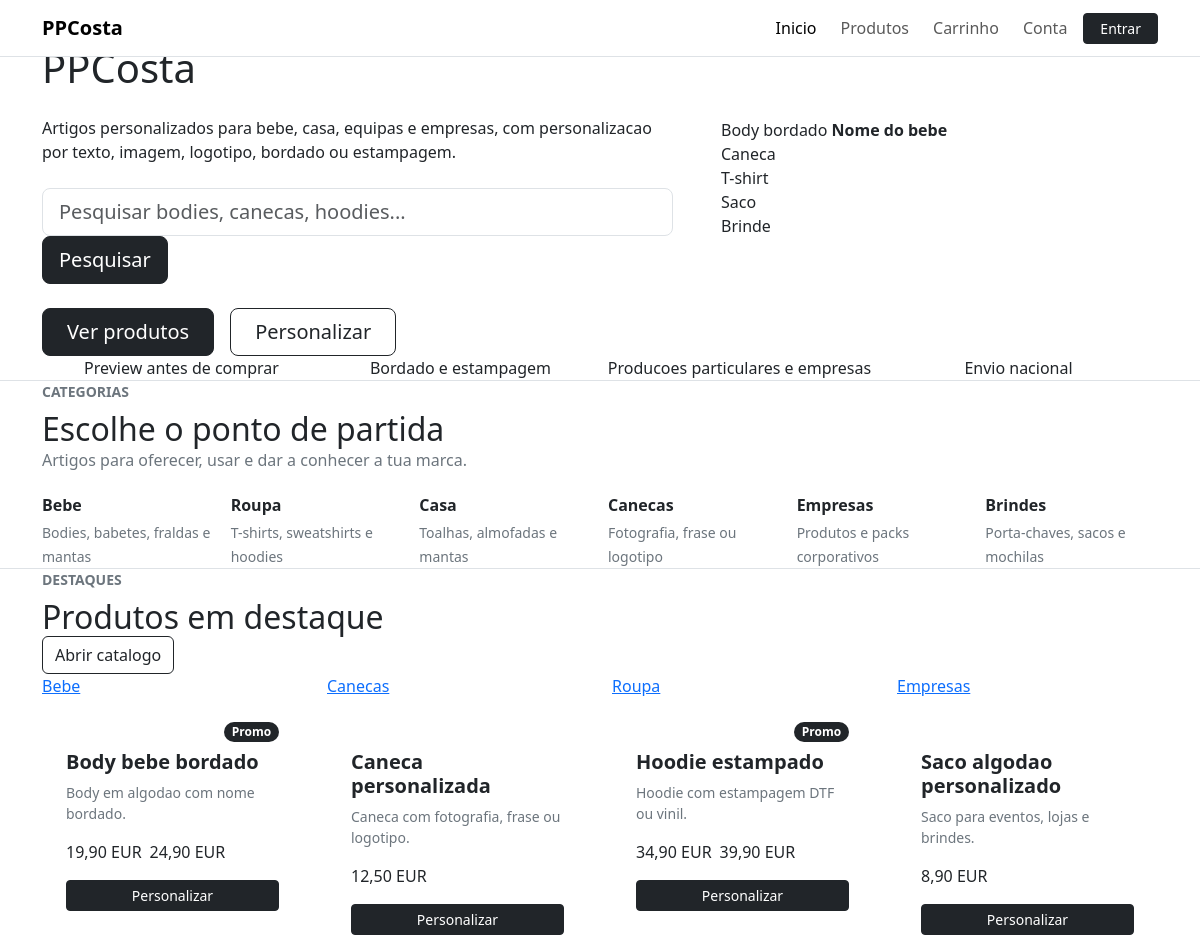
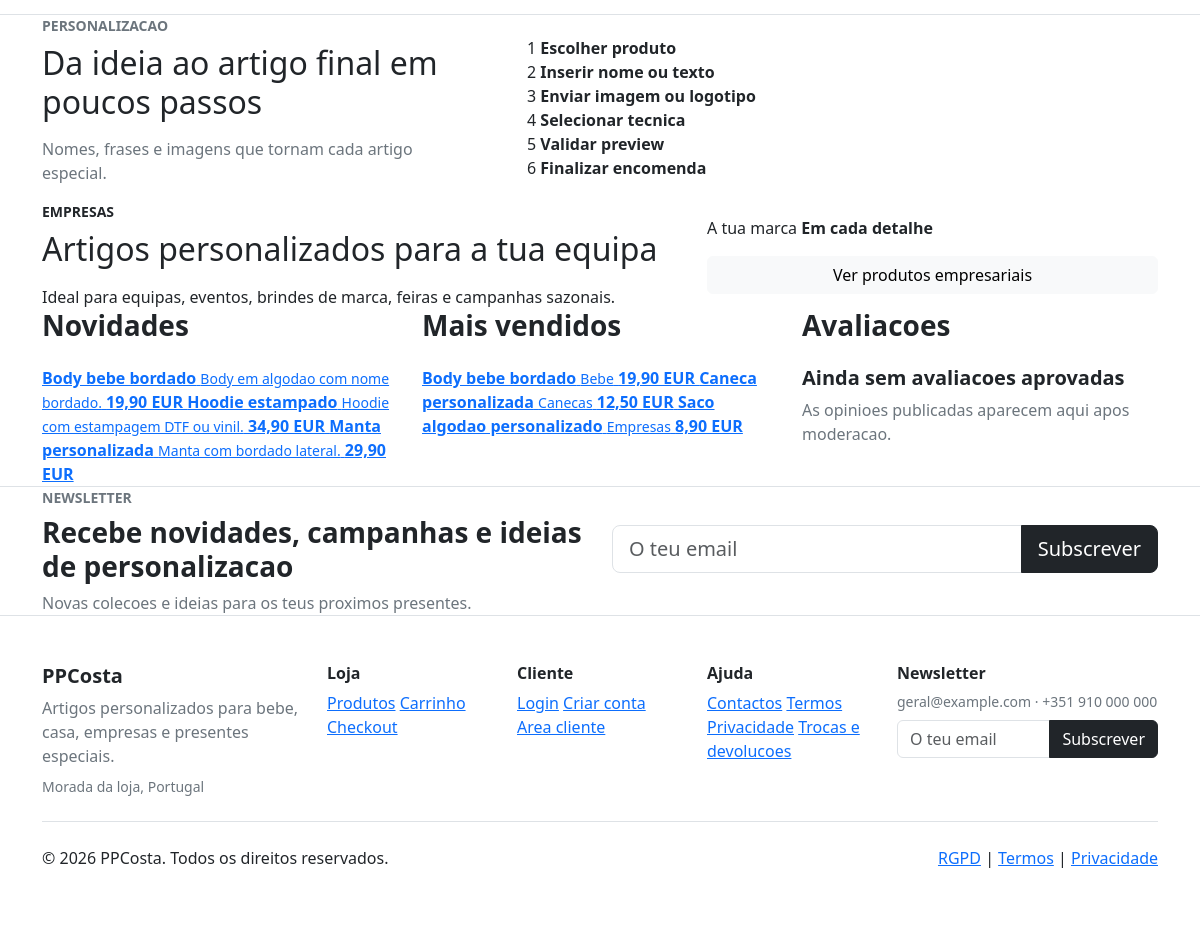
The page / on the database its author committed (2 pictures, top to bottom).
### tables this page shows
CREATE TABLE categories (
    id BIGINT UNSIGNED AUTO_INCREMENT PRIMARY KEY,
    parent_id BIGINT UNSIGNED NULL,
    name VARCHAR(160) NOT NULL,
    slug VARCHAR(180) NOT NULL,
    description TEXT NULL,
    image_path VARCHAR(255) NULL,
    sort_order INT NOT NULL DEFAULT 0,
    is_active TINYINT(1) NOT NULL DEFAULT 1,
    meta_title VARCHAR(190) NULL,
    meta_description VARCHAR(255) NULL,
    created_at TIMESTAMP NOT NULL DEFAULT CURRENT_TIMESTAMP,
    updated_at TIMESTAMP NOT NULL DEFAULT CURRENT_TIMESTAMP ON UPDATE CURRENT_TIMESTAMP,
    UNIQUE KEY uq_categories_slug (slug),
    KEY idx_categories_parent (parent_id),
    KEY idx_categories_active_sort (is_active, sort_order),
    CONSTRAINT fk_categories_parent FOREIGN KEY (parent_id) REFERENCES categories(id) ON DELETE SET NULL
);

CREATE TABLE products (
    id BIGINT UNSIGNED AUTO_INCREMENT PRIMARY KEY,
    brand_id BIGINT UNSIGNED NULL,
    supplier_id BIGINT UNSIGNED NULL,
    tax_rate_id BIGINT UNSIGNED NOT NULL,
    name VARCHAR(190) NOT NULL,
    slug VARCHAR(210) NOT NULL,
    short_description TEXT NULL,
    long_description MEDIUMTEXT NULL,
    sku VARCHAR(100) NOT NULL,
    ean VARCHAR(40) NULL,
    price DECIMAL(12,2) NOT NULL,
    sale_price DECIMAL(12,2) NULL,
    cost_price DECIMAL(12,2) NULL,
    stock INT NOT NULL DEFAULT 0,
    stock_minimum INT NOT NULL DEFAULT 0,
    weight_grams INT NULL,
    width_mm INT NULL,
    height_mm INT NULL,
    depth_mm INT NULL,
    video_url VARCHAR(255) NULL,
    is_active TINYINT(1) NOT NULL DEFAULT 1,
    is_new TINYINT(1) NOT NULL DEFAULT 0,
    is_featured TINYINT(1) NOT NULL DEFAULT 0,
    is_on_sale TINYINT(1) NOT NULL DEFAULT 0,
    is_best_seller TINYINT(1) NOT NULL DEFAULT 0,
    is_personalizable TINYINT(1) NOT NULL DEFAULT 0,
    meta_title VARCHAR(190) NULL,
    meta_description VARCHAR(255) NULL,
    canonical_url VARCHAR(255) NULL,
    created_at TIMESTAMP NOT NULL DEFAULT CURRENT_TIMESTAMP,
    updated_at TIMESTAMP NOT NULL DEFAULT CURRENT_TIMESTAMP ON UPDATE CURRENT_TIMESTAMP,
    UNIQUE KEY uq_products_slug (slug),
    UNIQUE KEY uq_products_sku (sku),
    KEY idx_products_flags (is_active, is_featured, is_new, is_on_sale, is_best_seller),
    KEY idx_products_brand (brand_id),
    KEY idx_products_supplier (supplier_id),
    FULLTEXT KEY ft_products_search (name, short_description, long_description, sku),
    CONSTRAINT fk_products_brand FOREIGN KEY (brand_id) REFERENCES brands(id) ON DELETE SET NULL,
    CONSTRAINT fk_products_supplier FOREIGN KEY (supplier_id) REFERENCES suppliers(id) ON DELETE SET NULL,
    CONSTRAINT fk_products_tax_rate FOREIGN KEY (tax_rate_id) REFERENCES tax_rates(id),
    CHECK (price >= 0),
    CHECK (sale_price IS NULL OR sale_price >= 0),
    CHECK (stock >= 0)
);

### index.php (the view, shortened to what the rows shown need)
<?php
require_once __DIR__ . '/includes/header.php';
$categories = array_slice(catalog_categories(), 0, 6);
$homeProducts = catalog_products(['sort' => 'recent']);
$featuredProducts = home_take_products($homeProducts, static fn (array $product): bool => !empty($product['is_featured']) || !empty($product['is_best_seller']) || !empty($product['is_on_sale']), 4);
$newProducts = home_take_products($homeProducts, static fn (array $product): bool => !empty($product['is_new']), 3);
$bestSellers = home_take_products(catalog_products(['sort' => 'best_seller']), static fn (array $product): bool => !empty($product['is_best_seller']), 3);
function home_take_products(array $products, callable $filter, int $limit): array
{
    $filtered = array_values(array_filter($products, $filter));
    return array_slice($filtered, 0, $limit);
}
?>
<section class="hero hero-home">
    <div class="container">
        <div class="row align-items-center g-5">
            <div class="col-lg-7">
                <h1 class="hero-title mb-4">PPCosta</h1>
            </div>
        </div>
    </div>
</section>
<section class="section-pad">
    <div class="container">
        <div class="section-heading">
            <div>
                <h2 class="section-title mb-0">Escolhe o ponto de partida</h2>
            </div>
        </div>
        <div class="row g-3">
            <?php foreach ($categories as $category): ?>
                <div class="col-6 col-lg-2">
                    <a class="category-tile h-100 p-3 p-md-4 text-decoration-none" href="<?= e(category_url((string) $category['slug'])) ?>">
                        <h3 class="h6 fw-bold mb-1 text-dark"><?= e((string) $category['name']) ?></h3>
                        <span class="text-secondary small"><?= e((string) $category['description']) ?></span>
                    </a>
                </div>
            <?php endforeach; ?>
        </div>
    </div>
</section>
<section class="section-pad surface-section border-top border-bottom">
    <div class="container">
        <div class="section-heading">
            <div>
                <h2 class="section-title mb-0">Produtos em destaque</h2>
            </div>
        </div>
        <div class="row g-4">
            <?php foreach ($featuredProducts as $product): ?>
                <div class="col-sm-6 col-xl-3">
                    <article class="product-card h-100 overflow-hidden">
                        <a class="product-media <?= e($product['media_class'] ?? 'product-mug') ?>" href="<?= e(product_url((string) $product['slug'])) ?>">
                            <?php if (!empty($product['image_path'])): ?>
                                <img src="<?= e(url((string) $product['image_path'])) ?>" alt="<?= e((string) $product['name']) ?>">
                            <?php else: ?>
                                <span><?= e((string) ($product['category_name'] ?? 'Produto')) ?></span>
                            <?php endif; ?>
                        </a>
                        <div class="p-4">
                            <div class="d-flex justify-content-between align-items-start gap-2 mb-2">
                                <span class="badge badge-soft rounded-pill"><?= !empty($product['is_personalizable']) ? 'Personalizavel' : 'Produto' ?></span>
                                <?php if (!empty($product['sale_price'])): ?>
                                    <span class="badge text-bg-dark rounded-pill">Promo</span>
                                <?php endif; ?>
                            </div>
                            <h3 class="h5 fw-bold"><?= e((string) $product['name']) ?></h3>
                            <p class="text-secondary small"><?= e((string) $product['short_description']) ?></p>
                            <div class="d-flex align-items-center gap-2 mb-3">
                                <span class="price"><?= e(format_price((float) $product['final_price'])) ?></span>
                                <?php if (!empty($product['sale_price'])): ?>
                                    <span class="old-price"><?= e(format_price((float) $product['price'])) ?></span>
                                <?php endif; ?>
                            </div>
                            <a class="btn btn-sm btn-dark w-100" href="<?= e(product_url((string) $product['slug'])) ?>">Personalizar</a>
                        </div>
                    </article>
                </div>
            <?php endforeach; ?>
        </div>
    </div>
</section>
<section id="personalizacao" class="section-pad">
    <div class="container">
        <div class="row g-5 align-items-center">
            <div class="col-lg-5">
                <h2 class="section-title mb-3">Da ideia ao artigo final em poucos passos</h2>
            </div>
        </div>
    </div>
</section>
<section class="section-pad promo-band">
    <div class="container">
        <div class="row g-4 align-items-center">
            <div class="col-lg-7">
                <h2 class="section-title mb-3">Artigos personalizados para a tua equipa</h2>
            </div>
        </div>
    </div>
</section>
<section class="section-pad">
    <div class="container">
        <div class="row g-4">
            <div class="col-lg-4">
                <h2 class="h3 fw-bold mb-4">Novidades</h2>
                <?php foreach ($newProducts as $product): ?>
                    <a class="list-card" href="<?= e(product_url((string) $product['slug'])) ?>">
                        <span>
                            <strong><?= e((string) $product['name']) ?></strong>
                            <small><?= e((string) $product['short_description']) ?></small>
                        </span>
                        <b><?= e(format_price((float) $product['final_price'])) ?></b>
                    </a>
                <?php endforeach; ?>
            </div>
            <div class="col-lg-4">
                <h2 class="h3 fw-bold mb-4">Mais vendidos</h2>
                <?php foreach ($bestSellers as $product): ?>
                    <a class="list-card" href="<?= e(product_url((string) $product['slug'])) ?>">
                        <span>
                            <strong><?= e((string) $product['name']) ?></strong>
                            <small><?= e((string) ($product['category_name'] ?? 'Produto')) ?></small>
                        </span>
                        <b><?= e(format_price((float) $product['final_price'])) ?></b>
                    </a>
                <?php endforeach; ?>
            </div>
            <div class="col-lg-4">
                <h2 class="h3 fw-bold mb-4">Avaliacoes</h2>
            </div>
        </div>
    </div>
</section>
<section class="newsletter-section border-top">
    <div class="container">
        <div class="row g-4 align-items-center">
            <div class="col-lg-6">
                <h2 class="h3 fw-bold mb-2">Recebe novidades, campanhas e ideias de personalizacao</h2>
            </div>
        </div>
    </div>
</section>
<?php require_once __DIR__ . '/includes/footer.php'; ?>

### rows shown on the page
categories: name "Roupa", description "T-shirts, sweatshirts e hoodies"
categories: name "Casa", description "Toalhas, almofadas e mantas"
categories: name "Canecas", description "Fotografia, frase ou logotipo"
categories: name "Empresas", description "Produtos e packs corporativos"
products: categories.name "Bebe", sale_price "Promo", name "Body bebe bordado", short_description "Body em algodao com nome bordado.", final_price "19,90 EUR", price "24,90 EUR"
products: categories.name "Canecas", name "Caneca personalizada", short_description "Caneca com fotografia, frase ou logotipo.", final_price "12,50 EUR"
products: categories.name "Roupa", sale_price "Promo", name "Hoodie estampado", short_description "Hoodie com estampagem DTF ou vinil.", final_price "34,90 EUR", price "39,90 EUR"
products: categories.name "Empresas", name "Saco algodao personalizado", short_description "Saco para eventos, lojas e brindes.", final_price "8,90 EUR"
products: name "Manta personalizada", short_description "Manta com bordado lateral.", final_price "29,90 EUR"

### other values the page prints
APP_NAME "PPCosta"
$category['name'] "Bebe"
$category['description'] "Bodies, babetes, fraldas e mantas"
$category['name'] "Brindes"
$category['description'] "Porta-chaves, sacos e mochilas"
$step "Escolher produto"
$step "Inserir nome ou texto"
$step "Enviar imagem ou logotipo"
$step "Selecionar tecnica"
$step "Validar preview"
$step "Finalizar encomenda"
$footerStoreName "PPCosta"
$footerSettings['store_address'] "Morada da loja, Portugal"
$footerSettings['store_email'] "geral@example.com"
$footerSettings['store_phone'] "+351 910 000 000"
